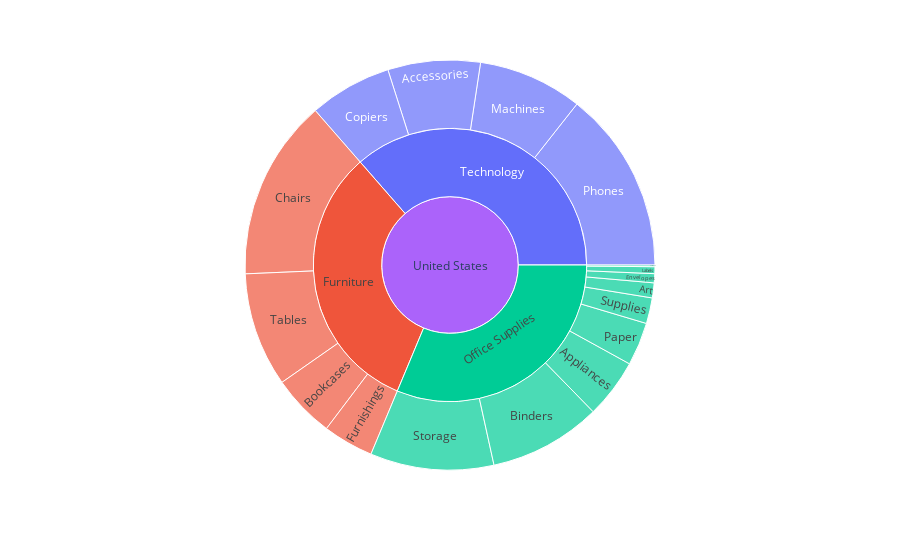

This figure's notebook cell:
### Markdown cell above
<font size='5'>Summary of all sales</font>

### Code cell
fig=px.sunburst(sample,path=['Country','Category','Sub-Category'],values='Sales',color='Category',hover_data=['Sales','Quantity','Profit'])
fig.update_layout(height=550)
fig.show()

### Figure 1 — Plotly figure (JSON) as saved in the notebook; plotly's stock layout.template omitted (floating-point values rounded to 4 significant figures)
{"data": [{"branchvalues": "total", "customdata": [[167400.0, "(?)", "(?)", "Technology"], [327800.0, "(?)", "(?)", "Furniture"], [203400.0, "(?)", "(?)", "Office Supplies"], [12440.0, "(?)", "(?)", "Office Supplies"], [107500.0, "(?)", "(?)", "Office Supplies"], [114900.0, "(?)", "(?)", "Furniture"], [718700.0, "(?)", "(?)", "Office Supplies"], [741300.0, "(?)", "(?)", "Furniture"], [207000.0, "(?)", "(?)", "Furniture"], [46670.0, "(?)", "(?)", "Office Supplies"], [223800.0, "(?)", "(?)", "Office Supplies"], [330000.0, "(?)", "(?)", "Technology"], [78220.0, "(?)", "(?)", "Office Supplies"], [91680.0, "(?)", "(?)", "Furniture"], [3024.0, "(?)", "(?)", "Office Supplies"], [149500.0, "(?)", "(?)", "Technology"], [27110.0, "(?)", "(?)", "Office Supplies"], [2296000.0, "(?)", "(?)", "(?)"], [189200.0, "(?)", "(?)", "Technology"], [836200.0, "(?)", "(?)", "Technology"], [16480.0, "(?)", "(?)", "Office Supplies"]], "domain": {"x": [0, 1], "y": [0, 1]}, "hovertemplate": "labels=%{label}<br>Sales=%{customdata[0]}<br>parent=%{parent}<br>id=%{id}<br>Quantity=%{customdata[1]}<br>Profit=%{customdata[2]}<br>Category=%{customdata[3]}<extra></extra>", "ids": ["United States/Technology/Accessories", "United States/Furniture/Chairs", "United States/Office Supplies/Binders", "United States/Office Supplies/Labels", "United States/Office Supplies/Appliances", "United States/Furniture/Bookcases", "United States/Office Supplies", "United States/Furniture", "United States/Furniture/Tables", "United States/Office Supplies/Supplies", "United States/Office Supplies/Storage", "United States/Technology/Phones", "United States/Office Supplies/Paper", "United States/Furniture/Furnishings", "United States/Office Supplies/Fasteners", "United States/Technology/Copiers", "United States/Office Supplies/Art", "United States", "United States/Technology/Machines", "United States/Technology", "United States/Office Supplies/Envelopes"], "labels": ["Accessories", "Chairs", "Binders", "Labels", "Appliances", "Bookcases", "Office Supplies", "Furniture", "Tables", "Supplies", "Storage", "Phones", "Paper", "Furnishings", "Fasteners", "Copiers", "Art", "United States", "Machines", "Technology", "Envelopes"], "marker": {"colors": ["#636efa", "#EF553B", "#00cc96", "#00cc96", "#00cc96", "#EF553B", "#00cc96", "#EF553B", "#EF553B", "#00cc96", "#00cc96", "#636efa", "#00cc96", "#EF553B", "#00cc96", "#636efa", "#00cc96", "#ab63fa", "#636efa", "#636efa", "#00cc96"]}, "name": "", "parents": ["United States/Technology", "United States/Furniture", "United States/Office Supplies", "United States/Office Supplies", "United States/Office Supplies", "United States/Furniture", "United States", "United States", "United States/Furniture", "United States/Office Supplies", "United States/Office Supplies", "United States/Technology", "United States/Office Supplies", "United States/Furniture", "United States/Office Supplies", "United States/Technology", "United States/Office Supplies", "", "United States/Technology", "United States", "United States/Office Supplies"], "type": "sunburst", "values": [167400.0, 327800.0, 203400.0, 12440.0, 107500.0, 114900.0, 718700.0, 741300.0, 207000.0, 46670.0, 223800.0, 330000.0, 78220.0, 91680.0, 3024.0, 149500.0, 27110.0, 2296000.0, 189200.0, 836200.0, 16480.0]}], "layout": {"height": 550, "legend": {"tracegroupgap": 0}, "margin": {"t": 60}}}
